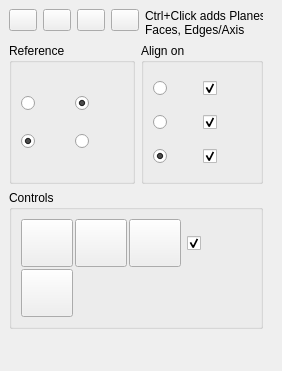
<?xml version="1.0" encoding="UTF-8"?>
<ui version="4.0">
 <class>DockWidget</class>
 <widget class="QDockWidget" name="DockWidget">
  <property name="geometry">
   <rect>
    <x>0</x>
    <y>0</y>
    <width>282</width>
    <height>371</height>
   </rect>
  </property>
  <property name="windowIcon">
   <iconset>
    <normaloff>Center-Align.png</normaloff>Center-Align.png</iconset>
  </property>
  <property name="layoutDirection">
   <enum>Qt::LeftToRight</enum>
  </property>
  <property name="features">
   <set>QDockWidget::DockWidgetFloatable|QDockWidget::DockWidgetMovable</set>
  </property>
  <property name="allowedAreas">
   <set>Qt::LeftDockWidgetArea|Qt::RightDockWidgetArea</set>
  </property>
  <property name="windowTitle">
   <string extracomment="kicad StepUp 3D tools">Align tool</string>
  </property>
  <widget class="QWidget" name="dockWidgetContents">
   <layout class="QGridLayout" name="gridLayout_5">
    <item row="1" column="0">
     <layout class="QGridLayout" name="gridLayout_4">
      <item row="0" column="1">
       <widget class="QGroupBox" name="AlignGroup">
        <property name="title">
         <string notr="true">Align on</string>
        </property>
        <layout class="QVBoxLayout" name="verticalLayout">
         <item>
          <layout class="QGridLayout" name="gridLayout_12">
           <property name="spacing">
            <number>2</number>
           </property>
           <item row="0" column="1">
            <widget class="QCheckBox" name="cbX">
             <property name="minimumSize">
              <size>
               <width>48</width>
               <height>32</height>
              </size>
             </property>
             <property name="maximumSize">
              <size>
               <width>64</width>
               <height>128</height>
              </size>
             </property>
             <property name="toolTip">
              <string notr="true">center on X</string>
             </property>
             <property name="text">
              <string notr="true"/>
             </property>
             <property name="icon">
              <iconset>
               <normaloff>Xaxis.png</normaloff>Xaxis.png</iconset>
             </property>
             <property name="iconSize">
              <size>
               <width>16</width>
               <height>16</height>
              </size>
             </property>
             <property name="checked">
              <bool>true</bool>
             </property>
            </widget>
           </item>
           <item row="2" column="1">
            <widget class="QCheckBox" name="cbZ">
             <property name="minimumSize">
              <size>
               <width>48</width>
               <height>32</height>
              </size>
             </property>
             <property name="maximumSize">
              <size>
               <width>64</width>
               <height>128</height>
              </size>
             </property>
             <property name="toolTip">
              <string notr="true">center on Z</string>
             </property>
             <property name="text">
              <string notr="true"/>
             </property>
             <property name="icon">
              <iconset>
               <normaloff>Zaxis.png</normaloff>Zaxis.png</iconset>
             </property>
             <property name="iconSize">
              <size>
               <width>16</width>
               <height>16</height>
              </size>
             </property>
             <property name="checked">
              <bool>true</bool>
             </property>
            </widget>
           </item>
           <item row="1" column="1">
            <widget class="QCheckBox" name="cbY">
             <property name="minimumSize">
              <size>
               <width>48</width>
               <height>32</height>
              </size>
             </property>
             <property name="maximumSize">
              <size>
               <width>64</width>
               <height>128</height>
              </size>
             </property>
             <property name="toolTip">
              <string notr="true">center on Y</string>
             </property>
             <property name="text">
              <string notr="true"/>
             </property>
             <property name="icon">
              <iconset>
               <normaloff>Yaxis.png</normaloff>Yaxis.png</iconset>
             </property>
             <property name="iconSize">
              <size>
               <width>16</width>
               <height>16</height>
              </size>
             </property>
             <property name="checked">
              <bool>true</bool>
             </property>
            </widget>
           </item>
           <item row="0" column="0">
            <widget class="QRadioButton" name="rbCenters">
             <property name="minimumSize">
              <size>
               <width>48</width>
               <height>32</height>
              </size>
             </property>
             <property name="toolTip">
              <string notr="true">Align Centers</string>
             </property>
             <property name="text">
              <string notr="true"/>
             </property>
             <property name="icon">
              <iconset>
               <normaloff>Centers.png</normaloff>Centers.png</iconset>
             </property>
             <property name="iconSize">
              <size>
               <width>26</width>
               <height>26</height>
              </size>
             </property>
             <property name="checked">
              <bool>false</bool>
             </property>
            </widget>
           </item>
           <item row="1" column="0">
            <widget class="QRadioButton" name="rbPlanes">
             <property name="minimumSize">
              <size>
               <width>48</width>
               <height>32</height>
              </size>
             </property>
             <property name="toolTip">
              <string notr="true">Align Planes</string>
             </property>
             <property name="text">
              <string notr="true"/>
             </property>
             <property name="icon">
              <iconset>
               <normaloff>Planes.png</normaloff>Planes.png</iconset>
             </property>
             <property name="iconSize">
              <size>
               <width>26</width>
               <height>26</height>
              </size>
             </property>
             <property name="checked">
              <bool>false</bool>
             </property>
            </widget>
           </item>
           <item row="2" column="0">
            <widget class="QRadioButton" name="rbPlanesCenters">
             <property name="minimumSize">
              <size>
               <width>48</width>
               <height>32</height>
              </size>
             </property>
             <property name="toolTip">
              <string notr="true">Align Centers &amp; Planes</string>
             </property>
             <property name="text">
              <string notr="true"/>
             </property>
             <property name="icon">
              <iconset>
               <normaloff>Planes-Centers.png</normaloff>Planes-Centers.png</iconset>
             </property>
             <property name="iconSize">
              <size>
               <width>26</width>
               <height>26</height>
              </size>
             </property>
             <property name="checked">
              <bool>true</bool>
             </property>
            </widget>
           </item>
          </layout>
         </item>
        </layout>
       </widget>
      </item>
      <item row="0" column="0">
       <widget class="QGroupBox" name="ReferenceGroup">
        <property name="title">
         <string notr="true">Reference</string>
        </property>
        <layout class="QVBoxLayout" name="verticalLayout_2">
         <item>
          <layout class="QGridLayout" name="gridLayout_3">
           <item row="0" column="0">
            <widget class="QRadioButton" name="rbBBox">
             <property name="minimumSize">
              <size>
               <width>48</width>
               <height>32</height>
              </size>
             </property>
             <property name="toolTip">
              <string notr="true">Center of
Boundig Box</string>
             </property>
             <property name="text">
              <string notr="true"/>
             </property>
             <property name="icon">
              <iconset>
               <normaloff>Bbox.png</normaloff>Bbox.png</iconset>
             </property>
             <property name="iconSize">
              <size>
               <width>26</width>
               <height>26</height>
              </size>
             </property>
             <property name="checked">
              <bool>false</bool>
             </property>
             <property name="autoExclusive">
              <bool>false</bool>
             </property>
            </widget>
           </item>
           <item row="0" column="1">
            <widget class="QRadioButton" name="rbMass">
             <property name="minimumSize">
              <size>
               <width>48</width>
               <height>32</height>
              </size>
             </property>
             <property name="toolTip">
              <string notr="true">Center of
Mass</string>
             </property>
             <property name="text">
              <string notr="true"/>
             </property>
             <property name="icon">
              <iconset>
               <normaloff>Mass.png</normaloff>Mass.png</iconset>
             </property>
             <property name="iconSize">
              <size>
               <width>26</width>
               <height>26</height>
              </size>
             </property>
             <property name="checked">
              <bool>true</bool>
             </property>
             <property name="autoExclusive">
              <bool>false</bool>
             </property>
            </widget>
           </item>
           <item row="1" column="0">
            <widget class="QRadioButton" name="rbNormal">
             <property name="minimumSize">
              <size>
               <width>48</width>
               <height>32</height>
              </size>
             </property>
             <property name="toolTip">
              <string notr="true">Alignment Normal</string>
             </property>
             <property name="text">
              <string notr="true"/>
             </property>
             <property name="icon">
              <iconset>
               <normaloff>Normal-Up.png</normaloff>Normal-Up.png</iconset>
             </property>
             <property name="iconSize">
              <size>
               <width>26</width>
               <height>26</height>
              </size>
             </property>
             <property name="checked">
              <bool>true</bool>
             </property>
             <property name="autoExclusive">
              <bool>false</bool>
             </property>
            </widget>
           </item>
           <item row="1" column="1">
            <widget class="QRadioButton" name="rbNormal_Inv">
             <property name="minimumSize">
              <size>
               <width>48</width>
               <height>32</height>
              </size>
             </property>
             <property name="toolTip">
              <string notr="true">Alignment Normal
Inverted</string>
             </property>
             <property name="text">
              <string notr="true"/>
             </property>
             <property name="icon">
              <iconset>
               <normaloff>Normal-Down.png</normaloff>Normal-Down.png</iconset>
             </property>
             <property name="iconSize">
              <size>
               <width>26</width>
               <height>26</height>
              </size>
             </property>
             <property name="checked">
              <bool>false</bool>
             </property>
             <property name="autoExclusive">
              <bool>false</bool>
             </property>
            </widget>
           </item>
          </layout>
         </item>
        </layout>
       </widget>
      </item>
     </layout>
    </item>
    <item row="2" column="0">
     <layout class="QGridLayout" name="gridLayout_6">
      <item row="0" column="0">
       <widget class="QGroupBox" name="ControlsGroup">
        <property name="title">
         <string notr="true">Controls</string>
        </property>
        <layout class="QGridLayout" name="gridLayout_7">
         <item row="0" column="1"  alignment="Qt::AlignTop">
          <widget class="QCheckBox" name="cbHierarchy">
           <property name="minimumSize">
            <size>
             <width>52</width>
             <height>48</height>
            </size>
           </property>
           <property name="maximumSize">
            <size>
             <width>64</width>
             <height>128</height>
            </size>
           </property>
           <property name="toolTip">
            <string notr="true">use Part and Body
hierarchy in Aligning</string>
           </property>
           <property name="text">
            <string notr="true"/>
           </property>
           <property name="icon">
            <iconset>
             <normaloff>hierarchy.png</normaloff>hierarchy.png</iconset>
           </property>
           <property name="iconSize">
            <size>
             <width>26</width>
             <height>26</height>
            </size>
           </property>
           <property name="checked">
            <bool>true</bool>
           </property>
          </widget>
         </item>
         <item row="0" column="0">
          <layout class="QGridLayout" name="gridLayout_14">
           <property name="spacing">
            <number>2</number>
           </property>
           <item row="0" column="3">
            <widget class="QPushButton" name="Undo_Align">
             <property name="minimumSize">
              <size>
               <width>48</width>
               <height>48</height>
              </size>
             </property>
             <property name="maximumSize">
              <size>
               <width>64</width>
               <height>64</height>
              </size>
             </property>
             <property name="toolTip">
              <string>Undo last Alignment</string>
             </property>
             <property name="text">
              <string/>
             </property>
             <property name="icon">
              <iconset>
               <normaloff>Undo.png</normaloff>Undo.png</iconset>
             </property>
             <property name="iconSize">
              <size>
               <width>24</width>
               <height>24</height>
              </size>
             </property>
             <property name="checkable">
              <bool>false</bool>
             </property>
             <property name="checked">
              <bool>false</bool>
             </property>
            </widget>
           </item>
           <item row="0" column="0">
            <widget class="QPushButton" name="Align">
             <property name="minimumSize">
              <size>
               <width>48</width>
               <height>48</height>
              </size>
             </property>
             <property name="maximumSize">
              <size>
               <width>64</width>
               <height>64</height>
              </size>
             </property>
             <property name="toolTip">
              <string>Align objects</string>
             </property>
             <property name="text">
              <string/>
             </property>
             <property name="icon">
              <iconset>
               <normaloff>Center-Align.png</normaloff>Center-Align.png</iconset>
             </property>
             <property name="iconSize">
              <size>
               <width>32</width>
               <height>32</height>
              </size>
             </property>
             <property name="checkable">
              <bool>false</bool>
             </property>
             <property name="checked">
              <bool>false</bool>
             </property>
            </widget>
           </item>
           <item row="0" column="2">
            <widget class="QPushButton" name="Move">
             <property name="minimumSize">
              <size>
               <width>48</width>
               <height>48</height>
              </size>
             </property>
             <property name="maximumSize">
              <size>
               <width>64</width>
               <height>64</height>
              </size>
             </property>
             <property name="toolTip">
              <string>Move selected</string>
             </property>
             <property name="text">
              <string/>
             </property>
             <property name="icon">
              <iconset>
               <normaloff>Move.png</normaloff>Move.png</iconset>
             </property>
             <property name="iconSize">
              <size>
               <width>24</width>
               <height>24</height>
              </size>
             </property>
             <property name="checkable">
              <bool>false</bool>
             </property>
             <property name="checked">
              <bool>false</bool>
             </property>
            </widget>
           </item>
           <item row="1" column="0">
            <widget class="QPushButton" name="XRayBtn">
             <property name="minimumSize">
              <size>
               <width>48</width>
               <height>48</height>
              </size>
             </property>
             <property name="maximumSize">
              <size>
               <width>64</width>
               <height>64</height>
              </size>
             </property>
             <property name="toolTip">
              <string notr="true">XRay toggle</string>
             </property>
             <property name="text">
              <string notr="true"/>
             </property>
             <property name="icon">
              <iconset>
               <normaloff>xray.png</normaloff>xray.png</iconset>
             </property>
             <property name="iconSize">
              <size>
               <width>24</width>
               <height>24</height>
              </size>
             </property>
             <property name="checkable">
              <bool>false</bool>
             </property>
             <property name="checked">
              <bool>false</bool>
             </property>
            </widget>
           </item>
          </layout>
         </item>
        </layout>
       </widget>
      </item>
     </layout>
    </item>
    <item row="0" column="0">
     <layout class="QGridLayout" name="gridLayout_2">
      <item row="0" column="5" alignment="Qt::AlignTop">
       <widget class="QPushButton" name="close">
        <property name="maximumSize">
         <size>
          <width>28</width>
          <height>28</height>
         </size>
        </property>
        <property name="toolTip">
         <string>close</string>
        </property>
        <property name="text">
         <string notr="true"/>
        </property>
        <property name="icon">
         <iconset>
          <normaloff>closeW.png</normaloff>closeW.png</iconset>
        </property>
        <property name="iconSize">
         <size>
          <width>24</width>
          <height>24</height>
         </size>
        </property>
       </widget>
      </item>
      <item row="0" column="2" alignment="Qt::AlignTop">
       <widget class="QPushButton" name="dock_minimize">
        <property name="maximumSize">
         <size>
          <width>28</width>
          <height>28</height>
         </size>
        </property>
        <property name="toolTip">
         <string>minimize</string>
        </property>
        <property name="text">
         <string notr="true"/>
        </property>
        <property name="icon">
         <iconset>
          <normaloff>minimize.png</normaloff>minimize.png</iconset>
        </property>
        <property name="iconSize">
         <size>
          <width>24</width>
          <height>24</height>
         </size>
        </property>
       </widget>
      </item>
      <item row="0" column="4" alignment="Qt::AlignTop">
       <widget class="QPushButton" name="Help_Align">
        <property name="maximumSize">
         <size>
          <width>28</width>
          <height>28</height>
         </size>
        </property>
        <property name="toolTip">
         <string>close</string>
        </property>
        <property name="text">
         <string notr="true"/>
        </property>
        <property name="icon">
         <iconset>
          <normaloff>help.png</normaloff>help.png</iconset>
        </property>
        <property name="iconSize">
         <size>
          <width>24</width>
          <height>24</height>
         </size>
        </property>
       </widget>
      </item>
      <item row="0" column="6">
       <widget class="QLabel" name="Label_Align_Gui">
        <property name="minimumSize">
         <size>
          <width>3</width>
          <height>0</height>
         </size>
        </property>
        <property name="toolTip">
         <string notr="true">Ctrl+Click to add to selection
Faces/Planes or Edges/Axis</string>
        </property>
        <property name="text">
         <string>Ctrl+Click adds Planes&lt;br&gt;Faces, Edges/Axis</string>
        </property>
       </widget>
      </item>
      <item row="0" column="1" alignment="Qt::AlignTop">
       <widget class="QPushButton" name="dock_float">
        <property name="maximumSize">
         <size>
          <width>28</width>
          <height>28</height>
         </size>
        </property>
        <property name="toolTip">
         <string>expand</string>
        </property>
        <property name="text">
         <string notr="true"/>
        </property>
        <property name="icon">
         <iconset>
          <normaloff>un_dock.png</normaloff>un_dock.png</iconset>
        </property>
        <property name="iconSize">
         <size>
          <width>24</width>
          <height>24</height>
         </size>
        </property>
       </widget>
      </item>
     </layout>
    </item>
    <item row="0" column="1">
     <spacer name="horizontalSpacer">
      <property name="orientation">
       <enum>Qt::Horizontal</enum>
      </property>
      <property name="sizeHint" stdset="0">
       <size>
        <width>40</width>
        <height>20</height>
       </size>
      </property>
     </spacer>
    </item>
    <item row="3" column="0">
     <spacer name="verticalSpacer">
      <property name="orientation">
       <enum>Qt::Vertical</enum>
      </property>
      <property name="sizeHint" stdset="0">
       <size>
        <width>20</width>
        <height>40</height>
       </size>
      </property>
     </spacer>
    </item>
   </layout>
  </widget>
 </widget>
 <resources/>
 <connections/>
 <designerdata>
  <property name="gridDeltaX">
   <number>4</number>
  </property>
  <property name="gridDeltaY">
   <number>4</number>
  </property>
  <property name="gridSnapX">
   <bool>true</bool>
  </property>
  <property name="gridSnapY">
   <bool>true</bool>
  </property>
  <property name="gridVisible">
   <bool>true</bool>
  </property>
 </designerdata>
</ui>
